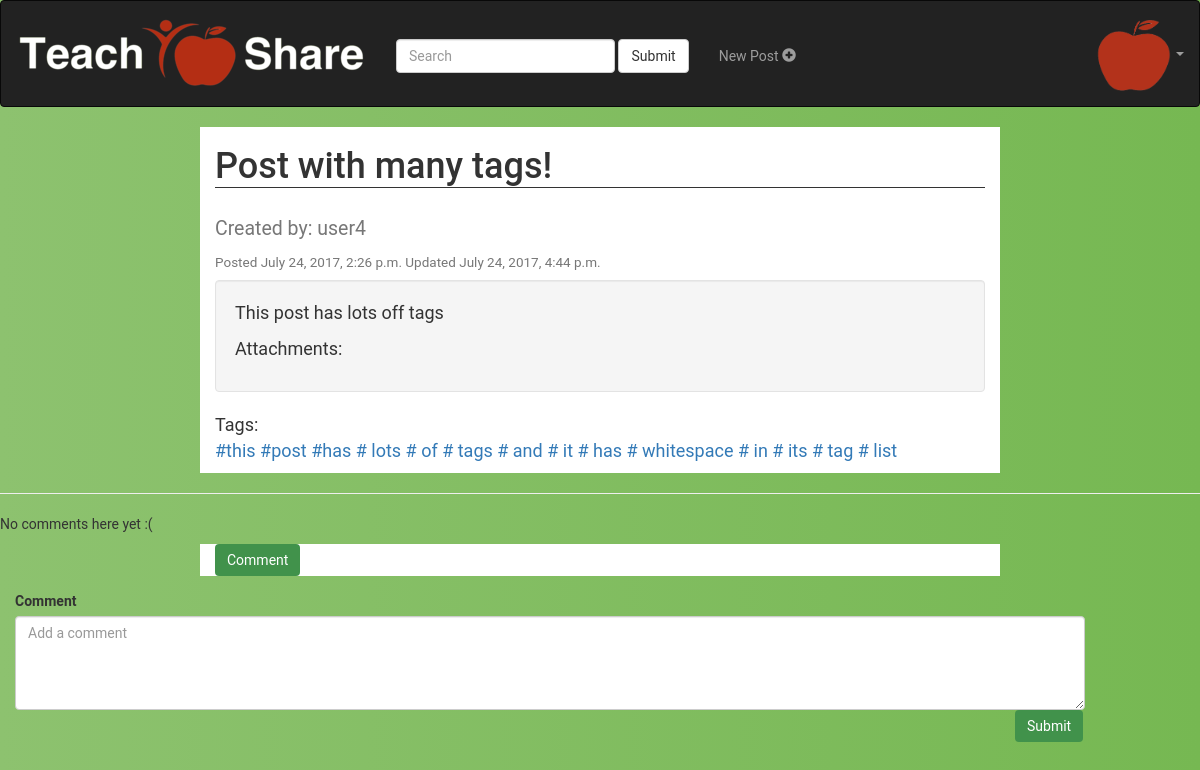
/account/detail/6/, run on the app's committed database.
### accounts/models.py (models this page shows)
class Post(models.Model):
	user = models.ForeignKey(settings.AUTH_USER_MODEL, default=1)
	title = models.CharField(max_length=100, default='')
	user = models.CharField(max_length=100, default='')
	content = models.TextField(default="")
	updated = models.DateTimeField(auto_now=True, auto_now_add=False)
	likes = models.IntegerField(default=0)
	timestamp = models.DateTimeField(auto_now=False, auto_now_add= True)

class Tag(models.Model):
	tag = models.CharField(max_length=100,default='')
	post = models.ForeignKey(Post, related_name='tags', on_delete=models.CASCADE)

### accounts/views.py (the view, shortened to what this page needs)
# urls.py: url(r'^detail/(?P<id>\d+)/$', views.post_detail, name='post_detail' ),
def post_detail(request, id= None):
	instance = get_object_or_404(Post, id=id)
	files = []
	images = []
	context = {
		"title": instance.title,
		"instance": instance,
		"tags": instance.tags.all(),
		"files": files,
		"images": images,
	}
	return render(request,'accounts/post_detail.html',context)

### accounts/templates/accounts/post_detail.html (shortened to what this page needs)
<!DOCTYPE html>
<html>
<head>
{% load static %}
<link rel="stylesheet" href="https://maxcdn.bootstrapcdn.com/bootstrap/3.3.7/css/bootstrap.min.css">
<link rel="stylesheet" href={% static 'accounts/post_detail.css'%} type = "text/css">
</head>
<body>
<nav class="navbar navbar-inverse ">
  <div class="container-fluid">
    <div class="navbar-header">
      <a class="navbar-brand" href="/account/dashboard">
        <img src="{% static "accounts/tslogo.png" %}" alt="TSLogo"/>
      </a>
    </div>
    <form class="navbar-form navbar-left nav-searchpad">
      <div class="form-group">
        <input type="text" class="form-control" placeholder="Search">
      </div>
      <button type="submit" class="btn btn-default">Submit</button>
    </form>
    <ul class="nav navbar-nav nav-navitems">
      <li><a href="/account/create/">
        <p>New Post <span class="glyphicon glyphicon-plus-sign"></span> </p>
        </a>
      </li>
    </ul>
    <ul class="nav navbar-nav navbar-right">
      <li class="dropdown">
        <a class="dropdown-toggle" data-toggle="dropdown" >
          <img src="{% static "accounts/applelogo.png" %}" alt="TSLogo"/>
        <span class="caret"></span></a>
      </li>
    </ul>
  </div>
</nav>
<div class="container">
    <h1> {{title}} </h1>
    <h2><small>Created by: {{instance.user}}</small></h2>
    <h4><small>Posted {{instance.timestamp}} Updated {{instance.updated}}
    </small></h4>
    <div class="well">
            <p>
                {{instance.content}}</br>
            </p>
            <p>Attachments:
            </p>
    </div>
    <p>Tags: </br>
      {% if tags %}
        {% for tag in tags %}
          <a href="">#{{tag.tag}}</a>
        {% endfor %}
      {% endif %}
    </p>
</div>
<hr>
{% for comment in instance.comments.all %}
<div class="comment">
        <p>{{ comment.text|linebreaks }}</p>
    </div>
{% empty %}
    <p>No comments here yet :(</p>
{% endfor %}
<form method="post" action= "{% url 'account:add_comment_to_post' pk=instance.pk %}">
 <div class="container">
    <div class="col-sm-2 pull-right"></div>
        <button type="button" class="btn btn-primary" data-toggle="collapse" data-target="#comment">Comment</button>
    </div>
  <div id="comment" class="collapae">
    <div class="form-group">
       <label for="message" class="col-sm-12 control-label">Comment</label>
       <div class="col-sm-11">
          <textarea type="text" class="form-control" rows="4" name="description" placeholder="Add a comment"></textarea>
       </div>
    </div>
    <div class="form-group">
       <div class="col-sm-2 pull-right">
         <input id="submit" name="submit" type="submit" value="Submit" class="btn btn-primary">
       </div>
    </div>
  </div>
</body>
</html>

### accounts/static/accounts/post_detail.css (style rules this page uses)
.btn-primary { background: #41924B; color: #ffffff; border: 0 none; }
body { background: #FCF4E3 ; background: -webkit-linear-gradient(right, #76b852, #8DC26F); background: -moz-linear-gradient(right, #76b852, #8DC26F); background: -o-linear-gradient(right, #76b852, #8DC26F); background: linear-gradient(to left, #76b852, #8DC26F); font-family: "Roboto", sans-serif; -webkit-font-smoothing: antialiased; -moz-osx-font-smoothing: grayscale; }
.navbar { min-height:100px !important; }
.nav-navitems { text-align: center; padding-top: 30px; }
.nav-searchpad { text-align: center; padding-top: 30px; }
.container { width: 800px; text-align: left; background-color: #ffffff; }
.container>p { font-size: 18px; }
.container>h1 { border-style: solid; border-bottom-width: 1px; border-top-width: 0px; border-left-width: 0px; border-right-width: 0px; }
.well { margin-left: 0px; }
.well>p { font-size: 18px; }

### data on the page
Post: title "Post with many tags!", user "user4", timestamp "July 24, 2017, 2:26 p.m.", updated "July 24, 2017, 4:44 p.m.", content "This post has lots off tags"
Tag: tag "this"
Tag: tag "post"
Tag: tag "has"
Tag: tag "lots"
Tag: tag "of"
Tag: tag "tags"
Tag: tag "and"
Tag: tag "it"
Tag: tag "has"
Tag: tag "whitespace"
Tag: tag "in"
Tag: tag "its"
Tag: tag "tag"
Tag: tag "list"
